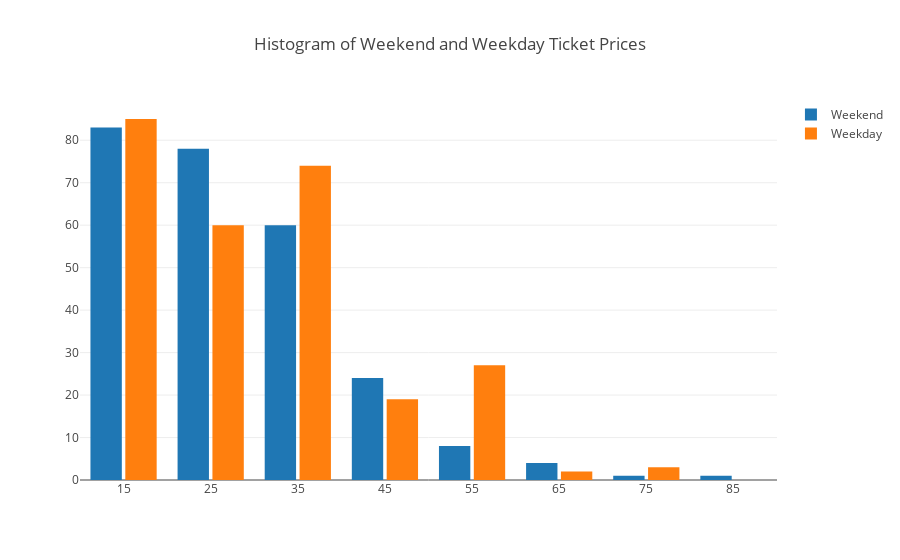

Write notebook code for a chart like this one.
### Code cell
Weekend = df.loc[df.weekend==True]['price']
Weekday = df.loc[df.weekend==False]['price']

getbins = lambda t:{'start':t.min(),'end':t.max(), 'size':10}

trace0 = Histogram(x=Weekend,
                   name='Weekend',
                   xbins=getbins(Weekend))

trace1 = Histogram(x=Weekday,
                   name='Weekday',
                   xbins=getbins(Weekend))

data = [trace0, trace1]

layout = Layout(title="Histogram of Weekend and Weekday Ticket Prices",
               bargroupgap=0.1)
fig = Figure(data=data, layout=layout)

plotly.offline.iplot(fig, show_link=False, image_width=600, image_height=400)

### Figure 1 — Plotly figure (JSON) as saved in the notebook; plotly's stock layout.template omitted (floating-point values rounded to 4 significant figures; data arrays with more than 128 entries replaced by an {"elided": "..."} marker saying what was removed)
{"data": [{"name": "Weekend", "type": "histogram", "x": {"elided": "353 str values"}, "xbins": {"end": "85.00", "size": 10, "start": ""}}, {"name": "Weekday", "type": "histogram", "x": {"elided": "336 str values"}, "xbins": {"end": "85.00", "size": 10, "start": ""}}], "layout": {"bargroupgap": 0.1, "title": "Histogram of Weekend and Weekday Ticket Prices"}}
